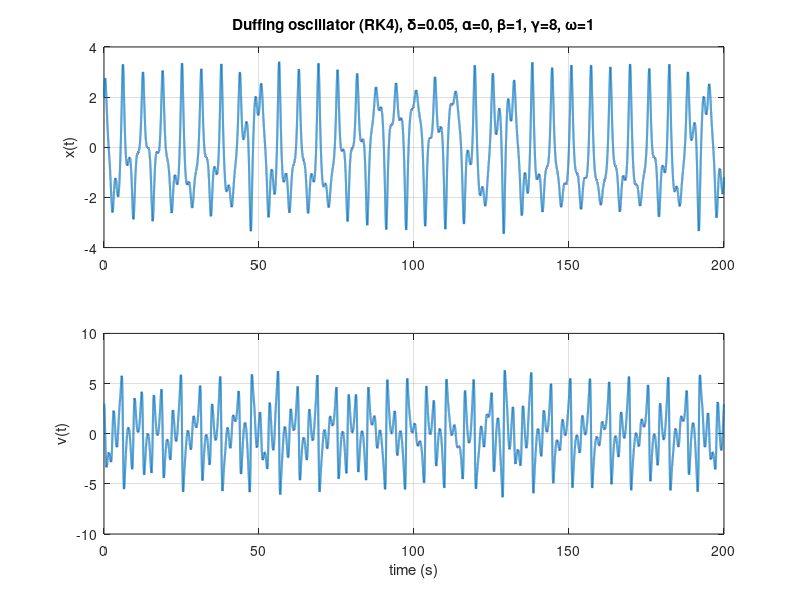
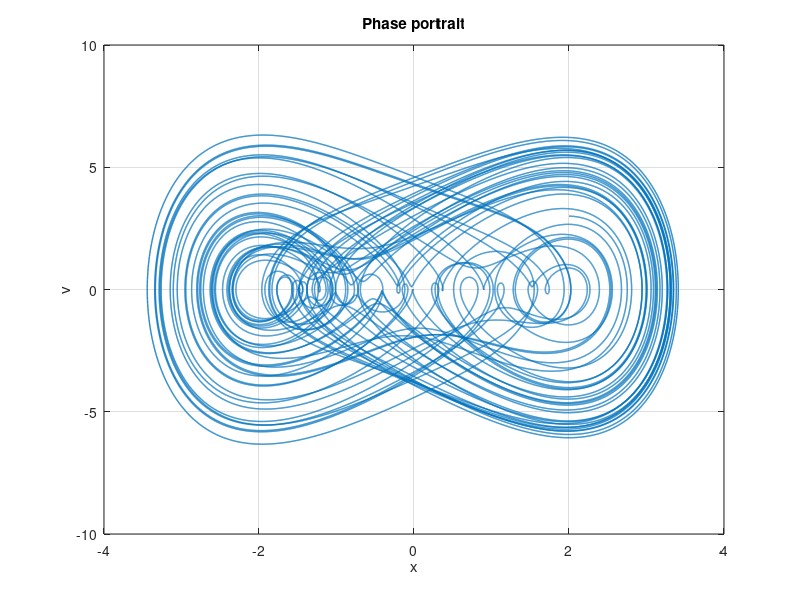
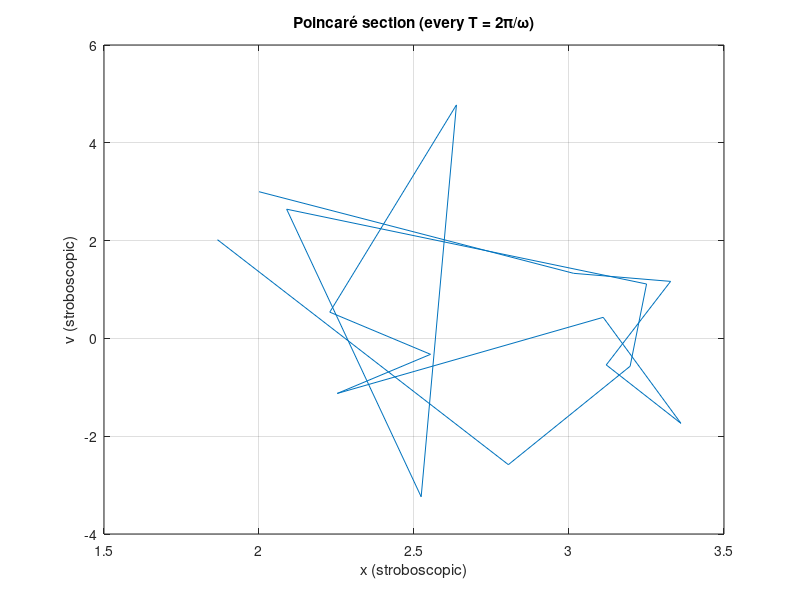

Source code (MATLAB) for these figures, in order:
%% Duffing equation via RK4 (based on Example 3)
% ẍ + δ ẋ + α x + β x^3 = γ cos(ω t)
% Parameters: δ=0.05, α=0, β=1, γ=8, ω=1
% Initial condition: x(0)=2, ẋ(0)=3

clear; clc;

%% Parameters
delta = 0.05;
alpha = 0;
beta  = 1;
gamma = 8;
omega = 1;

%% Time grid
tf = 200;           % simulation time (s)
dt = 0.001;        % time step (s)
t  = 0:dt:tf;
N  = numel(t)-1;

%% State: [x; v], with v = ẋ
x  = zeros(2, N+1);
x(:,1) = [2; 3];   % initial condition

%% Duffing vector field f(t, [x; v])
f = @(tt, X)[...
    X(2);                                            % ẋ = v
    gamma*cos(omega*tt) - delta*X(2) - alpha*X(1) - beta*X(1)^3  % v̇
];

%% RK4 integration (from Example 3 style)
for i = 1:N
    k1 = f(t(i),             x(:,i));
    k2 = f(t(i)+dt/2, x(:,i) + dt*k1/2);
    k3 = f(t(i)+dt/2, x(:,i) + dt*k2/2);
    k4 = f(t(i)+dt,   x(:,i) + dt*k3);
    x(:,i+1) = x(:,i) + (dt/6)*(k1 + 2*k2 + 2*k3 + k4);
end

%% For convenience
xpos = x(1,:);           % displacement x(t)
vel  = x(2,:);           % velocity v(t)

%% Plots
figure(1); clf
subplot(2,1,1)
plot(t, xpos, 'LineWidth', 1.5); grid on
ylabel('x(t)')
title('Duffing oscillator (RK4), \delta=0.05, \alpha=0, \beta=1, \gamma=8, \omega=1')

subplot(2,1,2)
plot(t, vel, 'LineWidth', 1.5); grid on
ylabel('v(t)'); xlabel('time (s)')

figure(2); clf
plot(xpos, vel, 'LineWidth', 1); grid on
xlabel('x'); ylabel('v'); title('Phase portrait')

%% (Optional) Poincaré section at drive period T = 2\pi/\omega
Tdrive = 2*pi/omega;
% sample near multiples of Tdrive
idx = abs(mod(t, Tdrive)) < dt/2;     % simple stroboscopic sampling
figure(3); clf
plot(xpos(idx), vel(idx), 'MarkerSize', 6); grid on
xlabel('x (stroboscopic)'); ylabel('v (stroboscopic)')
title('Poincaré section (every T = 2\pi/\omega)')
